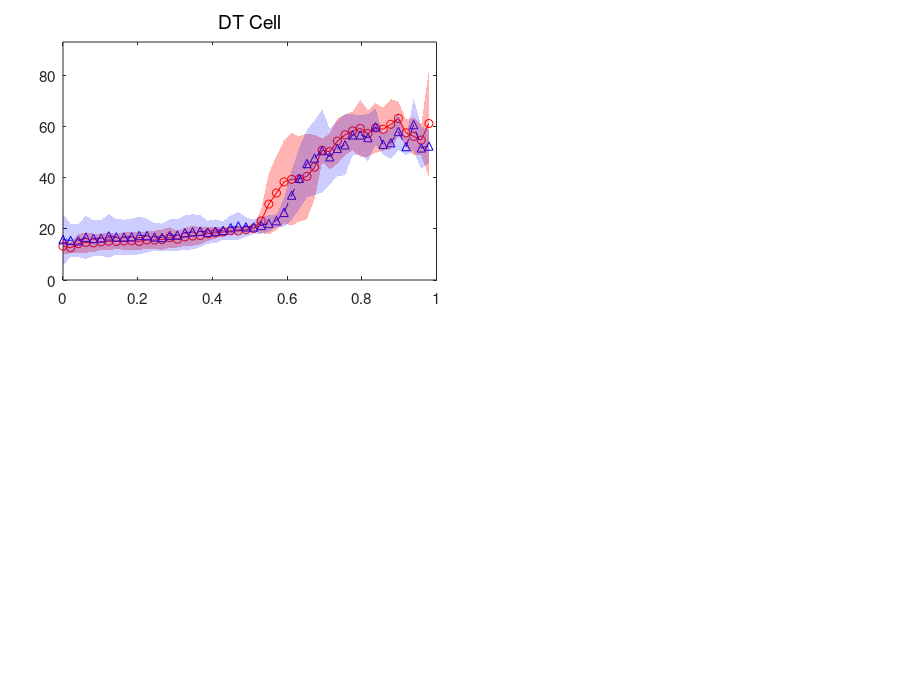

Source code (MATLAB): (Note: this script raises an error after producing the figure.)

clear all 

load('avg_BoneData_lambda1.mat')
           
%celallcolor={'r-','b-','g-','m-','k-'};
mycolor={'r','b','g','m','c'};
lt={'.','*','x','+','s'};


% fcelallcolor={'ro-','bo-','go-','mo-','co-'};
% fnucallcolor={'r^--','b^--','g^--','m^--','c^--'};

fcelallcolor={'ro','bo','go','mo','co'};
fnucallcolor={'r^','b^','g^','m^','c^'};


fcelallcolor={'ro','ro','ro','ro','ro'};
fnucallcolor={'b^','b^','b^','b^','b^'};

  tname{1}={'wt', 'mut'};
            tname{2}={'wt', 'mut'};
            tname{3}={'wt', 'mut'};
            tname{4}={'wt' ,'mut'};
            %tname{3}={'Cell','Nuclei'};
            titlename={'DT Cell', 'PT Cell','DT Nuclei','PT Nuclei'};



profilesize=50;        
myinterval=linspace(0,1,profilesize);  
myinterval=myinterval(1:49);


h1=figure();
XL=0.07;XR=0.03;XGap=0.07;Row=2;
YT=0.06;YB=0.11;YGap=0.15;Col=2;
Width=(1-XL-XR-((Col-1)*XGap))/Col;
Height=(1-YT-YB-((Row-1)*YGap))/Row;
YPos=1-YT-Height; 

set(gcf, 'PaperSize', [9 7]);
set(gcf, 'PaperPosition', [0 0 9 7]);

for i=1:Row
    XPos=XL;
    for j=1:Col
        chro=j+(i-1)*Col;
        if chro<6
            marray=[XPos,YPos,Width,Height];
            subplot('Position',marray);
            bonetype=chro;
            
          

            if chro==1                
                    cel=data{1}.cel;
                    nuc=data{3}.cel;               
            end
            if chro==2   
                    cel=data{2}.cel;
                    nuc=data{4}.cel;
            end
            
            if chro==3              
                    cel=data{1}.nuc;
                    nuc=data{3}.nuc;               
            end
            if chro==4  
                    cel=data{2}.nuc;
                    nuc=data{4}.nuc;
            end
        
%             if chro==3 
%                   cel=data{5}.cel;
%                   nuc=data{5}.nuc; 
%             end

        celavg=mean(cel(1:profilesize-1,:),2);
        nucavg=mean(nuc(1:profilesize-1,:),2);
        
        celstd=(std(cel(1:profilesize-1,:)'))';
        nucstd=(std(nuc(1:profilesize-1,:)'))';
        
        p(1)=plot(myinterval,celavg,strcat(fcelallcolor{bonetype},'-'),'linewidth',0.2);
        legendarray2{1}=tname{bonetype};
        hold on 
      
        p(2)=plot(myinterval,nucavg,strcat(fnucallcolor{bonetype},'--'),'linewidth',0.2);
        legendarray2{2}=tname{bonetype};
        
        index = 1:profilesize-1; min_y1=celavg-celstd; max_y1=celavg+celstd;        
        x=myinterval;stacky2=(min_y1)';stacky1=(max_y1)';
        fillxx=x(index([1:end end:-1:1 1]));fillyy=[stacky1(index) stacky2(index(end:-1:1)) stacky1(1)];
        h=fill(fillxx,fillyy,'r','EdgeColor','none','facealpha',0.3);

        min_y2=nucavg-nucstd; max_y2=nucavg+nucstd;  
        stacky2=(min_y2)';stacky1=(max_y2)';
        fillxx=x(index([1:end end:-1:1 1]));fillyy=[stacky1(index) stacky2(index(end:-1:1)) stacky1(1)];
        h=fill(fillxx,fillyy,'b','EdgeColor','none','facealpha',0.2);

              
    
        
%         index=1:15;
%         [f,~]=fit(myinterval(index)',nucavg(index),g,'startpoint',[0.5,1,0.3,1000]);
%         plot(myinterval(index),f(myinterval(index)),strcat(mycolor{bonetype},'--'))
%         
%         [f,~]=fit(myinterval(index)',celavg(index),g,'startpoint',[0.1,1,0.3,1000]);
%         plot(myinterval(index),f(myinterval(index)),strcat(mycolor{bonetype},'-'))
        
%         index=21:39;
%         [f,~]=fit(myinterval(index)',nucavg(index),g,'startpoint',[10,5,100,1000])
%         plot(myinterval(index),f(myinterval(index)),'b.-')

            set(gca,'fontsize',11);
            if chro>2
                gap=[0,30];
               axis([0,1,gap(1), gap(2)]);
            elseif chro<=2
                gap=[0,93];
                axis([0,1,gap(1), gap(2)]);
            else
                axis([0,1,0.6,1])           
            end
            title(titlename{bonetype},'fontweight','normal','fontsize',14)
            
%             
%               
%                      ind=1:20;
%               [h,pR]=kstest2(celavg(ind),nucavg(ind)); stat= mes(celavg(ind),nucavg(ind),'hedgesg' );
%               text(0.01,0.98,strcat('p=',sprintf('%0.1e',pR)));
%               text(0.01,0.98-0.1*diff(gap),strcat('g=',sprintf('%0.3f',abs(stat.hedgesg))));
%               
%               ind2=21:34;
%               [h,pP]=kstest2(celavg(ind2),nucavg(ind2)); stat= mes(celavg(ind2),nucavg(ind2),'hedgesg' );
%               text(ind2(1)/50,0.98,strcat('p=',sprintf('%0.3f',pP)));
%               text(ind2(1)/50,0.98-0.1*diff(gap),strcat('g=',sprintf('%0.3f',abs(stat.hedgesg))));
%               
%               ind3=35:49;
%               [h,pH]=kstest2(celavg(ind3),nucavg(ind3));stat= mes(celavg(ind3),nucavg(ind3),'hedgesg' );
%               text(ind3(1)/50,0.98,strcat('p=',sprintf('%0.1e',pH)));
%               text(ind3(1)/50,0.98-0.1*diff(gap),strcat('g=',sprintf('%0.3f',abs(stat.hedgesg))));
% 
%               plot([ind2(1)/50,ind2(1)/50],[0,11],'k--');
%               plot([ind3(1)/50,ind3(1)/50],[0,11],'k--');
%                  
    
                  significant=[];
              for ii=1:45
                  ind2=ii:ii+4;
                  [h,pP]=ttest2(celavg(ind2),nucavg(ind2));
                  ankit(ii)=pP;
                  if pP<0.045
                      significant=[significant,ii];
                  end
              end    
              
              boundary=[significant(1)];
              for ii=2:length(significant)
                  if significant(ii)-significant(ii-1)~=1
                      boundary=[boundary,significant(ii-1),significant(ii)];
                  end
              end
              boundary=[boundary,significant(end)+4];
              
              value=0.95*gap(2);
              for ii=1:2:length(boundary)
                  %disp('bone');
                  ind2=boundary(ii):boundary(ii+1);
                  if length(ind2)>3
              [h,pR]=ttest2(celavg(ind2),nucavg(ind2)); stat= mes(celavg(ind2),nucavg(ind2),'hedgesg' );
              if pR<0.001
                  text(ind2(1)/50,value,strcat('p=',sprintf('%0.1e',pR)));
              else
                  text(ind2(1)/50,value,strcat('p=',sprintf('%0.2f',pR)));
              end
              
              [ind2(1), ind2(end), pR];

              text(ind2(1)/50,value-0.09*diff(gap),strcat('g=',sprintf('%0.2f',abs(stat.hedgesg))));
              plot([ind2(1)/50,ind2(1)/50],[0,110],'k:','linewidth',0.5);
              plot([ind2(end)/50,ind2(end)/50],[0,110],'k:','linewidth',0.5);
              %[ind2(1)/50,ind2(end)/50]
              %rectangle('Position',[ind2(1)/50,0, (ind2(end)-ind2(1))/50, 11 ],'FaceColor',[0 .5 .5],'EdgeColor','none','LineWidth',0.1,'facealpha',0.02);
              
              x=[ind2(1)/50,ind2(end)/50];index=[1,2];stacky1=[0,0];stacky2=[110,110];
              fillxx=x(index([1:end end:-1:1 1]));fillyy=[stacky1(index) stacky2(index(end:-1:1)) stacky1(1)];
              h=fill(fillxx,fillyy,'k','EdgeColor','none','facealpha',0.08);
     
                  end
              end
              
            
          

            ylabel('PC1 coefficient');
            xlabel('Bone long axis')
            legend(p,tname{bonetype},'location','southeast','fontsize',7);
            legend 'boxoff'; 
            %legend(q,legendarray,'location','northwest','fontsize',7);

        
    
      end
	XPos=XPos+Width+XGap;
    end
    YPos=YPos-YGap-Height;
end




saveas(h1,['LambdaCoeff_AverageProfile_1']);
saveas(h1,['LambdaCoeff_AverageProfile_1.png']);

% saveas(h1,['IndividualProfileSurfaceArea']);
% saveas(h1,['IndividualProfileSurfaceArea.png']);



